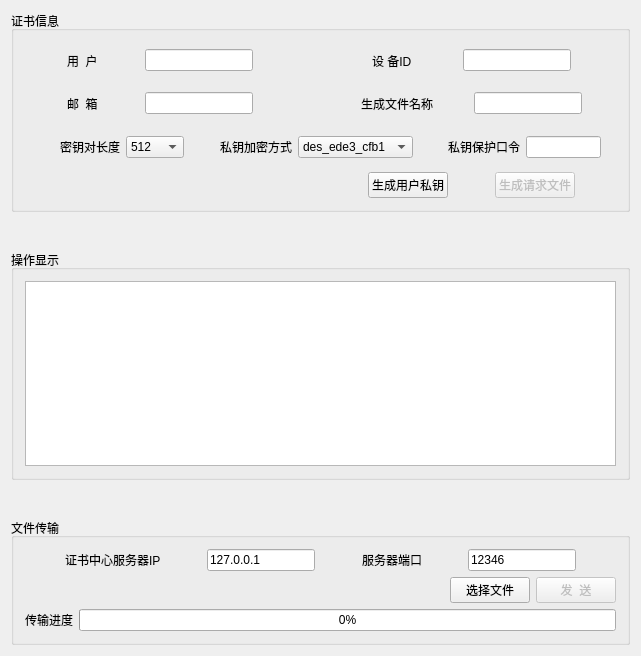
<?xml version="1.0" encoding="UTF-8"?>
<ui version="4.0">
 <class>MainWindow</class>
 <widget class="QMainWindow" name="MainWindow">
  <property name="geometry">
   <rect>
    <x>0</x>
    <y>0</y>
    <width>641</width>
    <height>656</height>
   </rect>
  </property>
  <property name="windowTitle">
   <string>证书中心客户端</string>
  </property>
  <property name="windowIcon">
   <iconset>
    <normaloff>certificate.ico</normaloff>certificate.ico</iconset>
  </property>
  <widget class="QWidget" name="centralWidget">
   <layout class="QVBoxLayout" name="verticalLayout">
    <item>
     <widget class="QGroupBox" name="groupBox_2">
      <property name="maximumSize">
       <size>
        <width>16777215</width>
        <height>250</height>
       </size>
      </property>
      <property name="title">
       <string>证书信息</string>
      </property>
      <layout class="QHBoxLayout" name="horizontalLayout_13">
       <item>
        <layout class="QGridLayout" name="gridLayout">
         <item row="4" column="0" colspan="3">
          <layout class="QHBoxLayout" name="horizontalLayout_17">
           <item>
            <spacer name="horizontalSpacer_37">
             <property name="orientation">
              <enum>Qt::Horizontal</enum>
             </property>
             <property name="sizeHint" stdset="0">
              <size>
               <width>40</width>
               <height>20</height>
              </size>
             </property>
            </spacer>
           </item>
           <item>
            <spacer name="verticalSpacer_7">
             <property name="orientation">
              <enum>Qt::Vertical</enum>
             </property>
             <property name="sizeHint" stdset="0">
              <size>
               <width>20</width>
               <height>40</height>
              </size>
             </property>
            </spacer>
           </item>
           <item>
            <widget class="QLabel" name="label_12">
             <property name="text">
              <string>密钥对长度</string>
             </property>
            </widget>
           </item>
           <item>
            <widget class="QComboBox" name="comboBox">
             <item>
              <property name="text">
               <string>512</string>
              </property>
             </item>
             <item>
              <property name="text">
               <string>1024</string>
              </property>
             </item>
             <item>
              <property name="text">
               <string>2048</string>
              </property>
             </item>
             <item>
              <property name="text">
               <string>4096</string>
              </property>
             </item>
            </widget>
           </item>
           <item>
            <spacer name="horizontalSpacer_38">
             <property name="orientation">
              <enum>Qt::Horizontal</enum>
             </property>
             <property name="sizeHint" stdset="0">
              <size>
               <width>40</width>
               <height>20</height>
              </size>
             </property>
            </spacer>
           </item>
           <item>
            <spacer name="horizontalSpacer_34">
             <property name="orientation">
              <enum>Qt::Horizontal</enum>
             </property>
             <property name="sizeHint" stdset="0">
              <size>
               <width>40</width>
               <height>20</height>
              </size>
             </property>
            </spacer>
           </item>
           <item>
            <widget class="QLabel" name="label_13">
             <property name="text">
              <string>私钥加密方式</string>
             </property>
            </widget>
           </item>
           <item>
            <widget class="QComboBox" name="comboBox_2">
             <item>
              <property name="text">
               <string>des_ede3_cfb1</string>
              </property>
             </item>
             <item>
              <property name="text">
               <string>des_ede3_cfb8</string>
              </property>
             </item>
             <item>
              <property name="text">
               <string>des_ofb</string>
              </property>
             </item>
             <item>
              <property name="text">
               <string>des_ede_ofb</string>
              </property>
             </item>
             <item>
              <property name="text">
               <string>des_ede3_ofb</string>
              </property>
             </item>
             <item>
              <property name="text">
               <string>des_cbc</string>
              </property>
             </item>
             <item>
              <property name="text">
               <string>des_ede_cbc</string>
              </property>
             </item>
             <item>
              <property name="text">
               <string>des_ede3_cbc</string>
              </property>
             </item>
             <item>
              <property name="text">
               <string>无口令保护</string>
              </property>
             </item>
            </widget>
           </item>
           <item>
            <spacer name="horizontalSpacer_31">
             <property name="orientation">
              <enum>Qt::Horizontal</enum>
             </property>
             <property name="sizeHint" stdset="0">
              <size>
               <width>40</width>
               <height>20</height>
              </size>
             </property>
            </spacer>
           </item>
           <item>
            <spacer name="horizontalSpacer_36">
             <property name="orientation">
              <enum>Qt::Horizontal</enum>
             </property>
             <property name="sizeHint" stdset="0">
              <size>
               <width>40</width>
               <height>20</height>
              </size>
             </property>
            </spacer>
           </item>
           <item>
            <widget class="QLabel" name="label_14">
             <property name="text">
              <string>私钥保护口令</string>
             </property>
            </widget>
           </item>
           <item>
            <widget class="QLineEdit" name="lineEdit_11">
             <property name="maximumSize">
              <size>
               <width>100</width>
               <height>16777215</height>
              </size>
             </property>
            </widget>
           </item>
           <item>
            <spacer name="horizontalSpacer_32">
             <property name="orientation">
              <enum>Qt::Horizontal</enum>
             </property>
             <property name="sizeHint" stdset="0">
              <size>
               <width>40</width>
               <height>20</height>
              </size>
             </property>
            </spacer>
           </item>
          </layout>
         </item>
         <item row="0" column="0" rowspan="2">
          <layout class="QHBoxLayout" name="horizontalLayout_7">
           <item>
            <spacer name="horizontalSpacer">
             <property name="orientation">
              <enum>Qt::Horizontal</enum>
             </property>
             <property name="sizeHint" stdset="0">
              <size>
               <width>40</width>
               <height>20</height>
              </size>
             </property>
            </spacer>
           </item>
           <item>
            <widget class="QLabel" name="label_6">
             <property name="font">
              <font>
               <pointsize>9</pointsize>
              </font>
             </property>
             <property name="text">
              <string>用  户</string>
             </property>
            </widget>
           </item>
           <item>
            <spacer name="horizontalSpacer_2">
             <property name="orientation">
              <enum>Qt::Horizontal</enum>
             </property>
             <property name="sizeHint" stdset="0">
              <size>
               <width>40</width>
               <height>20</height>
              </size>
             </property>
            </spacer>
           </item>
           <item>
            <widget class="QLineEdit" name="lineEdit_4">
             <property name="sizePolicy">
              <sizepolicy hsizetype="Fixed" vsizetype="Fixed">
               <horstretch>0</horstretch>
               <verstretch>0</verstretch>
              </sizepolicy>
             </property>
             <property name="font">
              <font>
               <pointsize>9</pointsize>
              </font>
             </property>
            </widget>
           </item>
           <item>
            <spacer name="verticalSpacer_2">
             <property name="orientation">
              <enum>Qt::Vertical</enum>
             </property>
             <property name="sizeHint" stdset="0">
              <size>
               <width>20</width>
               <height>40</height>
              </size>
             </property>
            </spacer>
           </item>
           <item>
            <spacer name="horizontalSpacer_3">
             <property name="orientation">
              <enum>Qt::Horizontal</enum>
             </property>
             <property name="sizeHint" stdset="0">
              <size>
               <width>40</width>
               <height>20</height>
              </size>
             </property>
            </spacer>
           </item>
          </layout>
         </item>
         <item row="2" column="0" rowspan="2">
          <layout class="QHBoxLayout" name="horizontalLayout_8">
           <item>
            <spacer name="horizontalSpacer_19">
             <property name="orientation">
              <enum>Qt::Horizontal</enum>
             </property>
             <property name="sizeHint" stdset="0">
              <size>
               <width>40</width>
               <height>20</height>
              </size>
             </property>
            </spacer>
           </item>
           <item>
            <widget class="QLabel" name="label_4">
             <property name="font">
              <font>
               <pointsize>9</pointsize>
              </font>
             </property>
             <property name="text">
              <string>邮  箱</string>
             </property>
            </widget>
           </item>
           <item>
            <spacer name="horizontalSpacer_20">
             <property name="orientation">
              <enum>Qt::Horizontal</enum>
             </property>
             <property name="sizeHint" stdset="0">
              <size>
               <width>40</width>
               <height>20</height>
              </size>
             </property>
            </spacer>
           </item>
           <item>
            <widget class="QLineEdit" name="lineEdit_6">
             <property name="sizePolicy">
              <sizepolicy hsizetype="Fixed" vsizetype="Fixed">
               <horstretch>0</horstretch>
               <verstretch>0</verstretch>
              </sizepolicy>
             </property>
             <property name="font">
              <font>
               <pointsize>9</pointsize>
              </font>
             </property>
            </widget>
           </item>
           <item>
            <spacer name="verticalSpacer_5">
             <property name="orientation">
              <enum>Qt::Vertical</enum>
             </property>
             <property name="sizeHint" stdset="0">
              <size>
               <width>20</width>
               <height>40</height>
              </size>
             </property>
            </spacer>
           </item>
           <item>
            <spacer name="horizontalSpacer_21">
             <property name="orientation">
              <enum>Qt::Horizontal</enum>
             </property>
             <property name="sizeHint" stdset="0">
              <size>
               <width>40</width>
               <height>20</height>
              </size>
             </property>
            </spacer>
           </item>
          </layout>
         </item>
         <item row="2" column="2" rowspan="2">
          <layout class="QHBoxLayout" name="horizontalLayout_9">
           <item>
            <spacer name="horizontalSpacer_22">
             <property name="orientation">
              <enum>Qt::Horizontal</enum>
             </property>
             <property name="sizeHint" stdset="0">
              <size>
               <width>40</width>
               <height>20</height>
              </size>
             </property>
            </spacer>
           </item>
           <item>
            <widget class="QLabel" name="label_8">
             <property name="font">
              <font>
               <pointsize>9</pointsize>
              </font>
             </property>
             <property name="text">
              <string>生成文件名称</string>
             </property>
            </widget>
           </item>
           <item>
            <spacer name="horizontalSpacer_23">
             <property name="orientation">
              <enum>Qt::Horizontal</enum>
             </property>
             <property name="sizeHint" stdset="0">
              <size>
               <width>40</width>
               <height>20</height>
              </size>
             </property>
            </spacer>
           </item>
           <item>
            <widget class="QLineEdit" name="lineEdit_8">
             <property name="sizePolicy">
              <sizepolicy hsizetype="Fixed" vsizetype="Fixed">
               <horstretch>0</horstretch>
               <verstretch>0</verstretch>
              </sizepolicy>
             </property>
             <property name="font">
              <font>
               <pointsize>9</pointsize>
              </font>
             </property>
            </widget>
           </item>
           <item>
            <spacer name="horizontalSpacer_24">
             <property name="orientation">
              <enum>Qt::Horizontal</enum>
             </property>
             <property name="sizeHint" stdset="0">
              <size>
               <width>40</width>
               <height>20</height>
              </size>
             </property>
            </spacer>
           </item>
          </layout>
         </item>
         <item row="5" column="2">
          <layout class="QHBoxLayout" name="horizontalLayout_19">
           <item>
            <spacer name="horizontalSpacer_33">
             <property name="orientation">
              <enum>Qt::Horizontal</enum>
             </property>
             <property name="sizeHint" stdset="0">
              <size>
               <width>40</width>
               <height>20</height>
              </size>
             </property>
            </spacer>
           </item>
           <item>
            <widget class="QPushButton" name="pushButton_2">
             <property name="text">
              <string>生成用户私钥</string>
             </property>
            </widget>
           </item>
           <item>
            <spacer name="horizontalSpacer_39">
             <property name="orientation">
              <enum>Qt::Horizontal</enum>
             </property>
             <property name="sizeHint" stdset="0">
              <size>
               <width>40</width>
               <height>20</height>
              </size>
             </property>
            </spacer>
           </item>
           <item>
            <widget class="QPushButton" name="pushButton">
             <property name="enabled">
              <bool>false</bool>
             </property>
             <property name="text">
              <string>生成请求文件</string>
             </property>
            </widget>
           </item>
           <item>
            <spacer name="horizontalSpacer_35">
             <property name="orientation">
              <enum>Qt::Horizontal</enum>
             </property>
             <property name="sizeHint" stdset="0">
              <size>
               <width>40</width>
               <height>20</height>
              </size>
             </property>
            </spacer>
           </item>
          </layout>
         </item>
         <item row="5" column="0">
          <layout class="QHBoxLayout" name="horizontalLayout_16"/>
         </item>
         <item row="0" column="2" rowspan="2">
          <layout class="QHBoxLayout" name="horizontalLayout_6">
           <item>
            <spacer name="horizontalSpacer_4">
             <property name="orientation">
              <enum>Qt::Horizontal</enum>
             </property>
             <property name="sizeHint" stdset="0">
              <size>
               <width>40</width>
               <height>20</height>
              </size>
             </property>
            </spacer>
           </item>
           <item>
            <widget class="QLabel" name="label_3">
             <property name="font">
              <font>
               <pointsize>9</pointsize>
              </font>
             </property>
             <property name="text">
              <string>设 备ID</string>
             </property>
            </widget>
           </item>
           <item>
            <spacer name="horizontalSpacer_5">
             <property name="orientation">
              <enum>Qt::Horizontal</enum>
             </property>
             <property name="sizeHint" stdset="0">
              <size>
               <width>40</width>
               <height>20</height>
              </size>
             </property>
            </spacer>
           </item>
           <item>
            <widget class="QLineEdit" name="lineEdit_5">
             <property name="sizePolicy">
              <sizepolicy hsizetype="Fixed" vsizetype="Fixed">
               <horstretch>0</horstretch>
               <verstretch>0</verstretch>
              </sizepolicy>
             </property>
             <property name="font">
              <font>
               <pointsize>9</pointsize>
              </font>
             </property>
            </widget>
           </item>
           <item>
            <spacer name="horizontalSpacer_6">
             <property name="orientation">
              <enum>Qt::Horizontal</enum>
             </property>
             <property name="sizeHint" stdset="0">
              <size>
               <width>40</width>
               <height>20</height>
              </size>
             </property>
            </spacer>
           </item>
          </layout>
         </item>
        </layout>
       </item>
      </layout>
     </widget>
    </item>
    <item>
     <spacer name="verticalSpacer">
      <property name="orientation">
       <enum>Qt::Vertical</enum>
      </property>
      <property name="sizeHint" stdset="0">
       <size>
        <width>20</width>
        <height>40</height>
       </size>
      </property>
     </spacer>
    </item>
    <item>
     <widget class="QGroupBox" name="groupBox">
      <property name="title">
       <string>操作显示</string>
      </property>
      <layout class="QHBoxLayout" name="horizontalLayout_11">
       <item>
        <widget class="QTextBrowser" name="textBrowser"/>
       </item>
      </layout>
     </widget>
    </item>
    <item>
     <spacer name="verticalSpacer_6">
      <property name="orientation">
       <enum>Qt::Vertical</enum>
      </property>
      <property name="sizeHint" stdset="0">
       <size>
        <width>20</width>
        <height>40</height>
       </size>
      </property>
     </spacer>
    </item>
    <item>
     <widget class="QGroupBox" name="groupBox_3">
      <property name="title">
       <string>文件传输</string>
      </property>
      <layout class="QHBoxLayout" name="horizontalLayout_14">
       <item>
        <layout class="QVBoxLayout" name="verticalLayout_2">
         <item>
          <layout class="QHBoxLayout" name="horizontalLayout">
           <item>
            <spacer name="horizontalSpacer_26">
             <property name="orientation">
              <enum>Qt::Horizontal</enum>
             </property>
             <property name="sizeHint" stdset="0">
              <size>
               <width>40</width>
               <height>20</height>
              </size>
             </property>
            </spacer>
           </item>
           <item>
            <widget class="QLabel" name="label_9">
             <property name="text">
              <string>证书中心服务器IP</string>
             </property>
            </widget>
           </item>
           <item>
            <spacer name="horizontalSpacer_25">
             <property name="orientation">
              <enum>Qt::Horizontal</enum>
             </property>
             <property name="sizeHint" stdset="0">
              <size>
               <width>40</width>
               <height>20</height>
              </size>
             </property>
            </spacer>
           </item>
           <item>
            <widget class="QLineEdit" name="lineEdit_9">
             <property name="text">
              <string>127.0.0.1</string>
             </property>
            </widget>
           </item>
           <item>
            <spacer name="horizontalSpacer_27">
             <property name="orientation">
              <enum>Qt::Horizontal</enum>
             </property>
             <property name="sizeHint" stdset="0">
              <size>
               <width>40</width>
               <height>20</height>
              </size>
             </property>
            </spacer>
           </item>
           <item>
            <widget class="QLabel" name="label_10">
             <property name="text">
              <string>服务器端口</string>
             </property>
            </widget>
           </item>
           <item>
            <spacer name="horizontalSpacer_28">
             <property name="orientation">
              <enum>Qt::Horizontal</enum>
             </property>
             <property name="sizeHint" stdset="0">
              <size>
               <width>40</width>
               <height>20</height>
              </size>
             </property>
            </spacer>
           </item>
           <item>
            <widget class="QLineEdit" name="lineEdit_10">
             <property name="text">
              <string>12346</string>
             </property>
            </widget>
           </item>
           <item>
            <spacer name="horizontalSpacer_29">
             <property name="orientation">
              <enum>Qt::Horizontal</enum>
             </property>
             <property name="sizeHint" stdset="0">
              <size>
               <width>40</width>
               <height>20</height>
              </size>
             </property>
            </spacer>
           </item>
          </layout>
         </item>
         <item>
          <layout class="QHBoxLayout" name="horizontalLayout_10">
           <item>
            <spacer name="horizontalSpacer_30">
             <property name="orientation">
              <enum>Qt::Horizontal</enum>
             </property>
             <property name="sizeHint" stdset="0">
              <size>
               <width>40</width>
               <height>20</height>
              </size>
             </property>
            </spacer>
           </item>
           <item>
            <widget class="QPushButton" name="pushButton_4">
             <property name="text">
              <string>选择文件</string>
             </property>
            </widget>
           </item>
           <item>
            <widget class="QPushButton" name="pushButton_3">
             <property name="enabled">
              <bool>false</bool>
             </property>
             <property name="text">
              <string>发  送</string>
             </property>
            </widget>
           </item>
          </layout>
         </item>
         <item>
          <layout class="QHBoxLayout" name="horizontalLayout_15">
           <item>
            <widget class="QLabel" name="label_11">
             <property name="text">
              <string>传输进度</string>
             </property>
            </widget>
           </item>
           <item>
            <widget class="QProgressBar" name="progressBar">
             <property name="value">
              <number>0</number>
             </property>
            </widget>
           </item>
          </layout>
         </item>
        </layout>
       </item>
      </layout>
     </widget>
    </item>
   </layout>
  </widget>
  <widget class="QMenuBar" name="menuBar">
   <property name="geometry">
    <rect>
     <x>0</x>
     <y>0</y>
     <width>641</width>
     <height>22</height>
    </rect>
   </property>
  </widget>
 </widget>
 <layoutdefault spacing="6" margin="11"/>
 <tabstops>
  <tabstop>lineEdit_4</tabstop>
  <tabstop>lineEdit_5</tabstop>
  <tabstop>lineEdit_8</tabstop>
  <tabstop>comboBox</tabstop>
  <tabstop>textBrowser</tabstop>
  <tabstop>lineEdit_9</tabstop>
  <tabstop>lineEdit_10</tabstop>
  <tabstop>pushButton_4</tabstop>
  <tabstop>pushButton_3</tabstop>
 </tabstops>
 <resources/>
 <connections/>
</ui>
